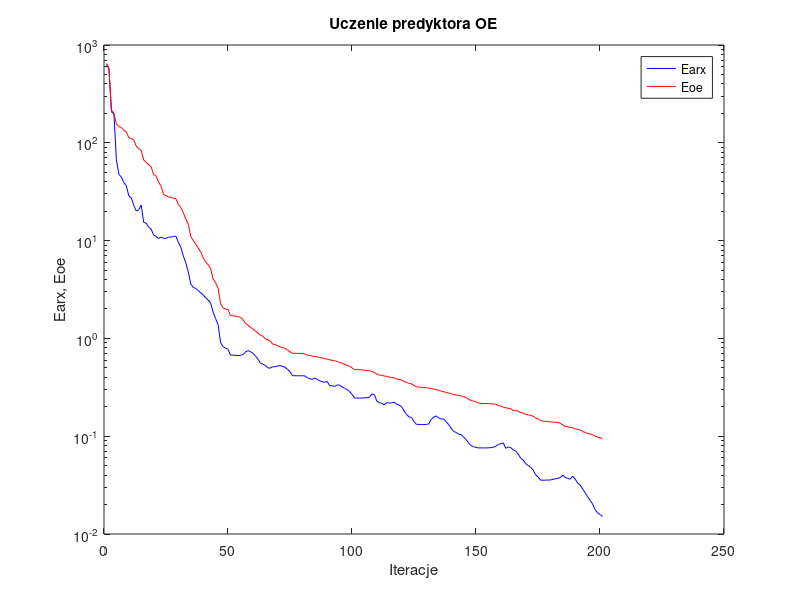
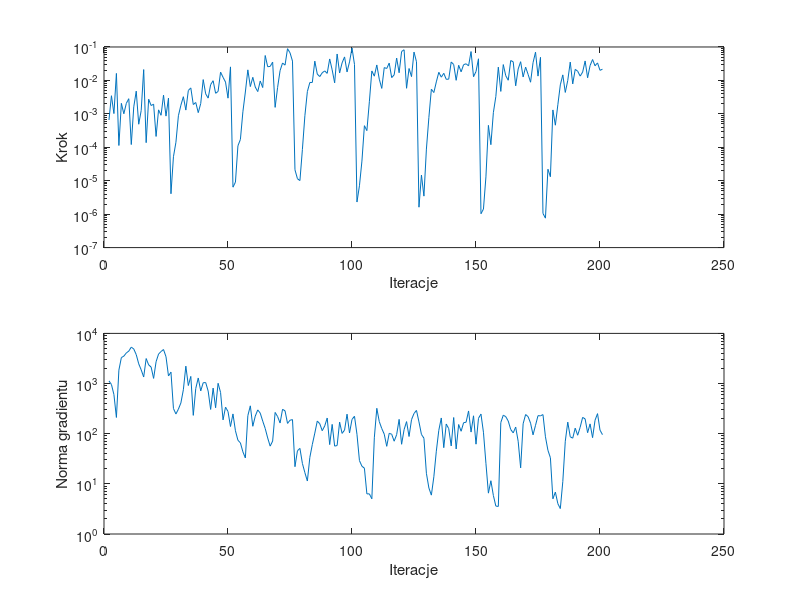

Recreate these plots in MATLAB, in order.
%uczenie predyktora oe
clear all;
n=0; farx(n+1)=6.355388e+002; foe(n+1)=6.479775e+002; wspucz(n+1)=0.000000e+000; ng(n+1)=0.000000e+000;
%odnowa zmiennej metryki
n=1; farx(n+1)=5.669313e+002; foe(n+1)=5.762958e+002; krok(n+1)=6.552053e-004; ng(n+1)=1.129729e+003;
n=2; farx(n+1)=2.080493e+002; foe(n+1)=2.158502e+002; krok(n+1)=3.485331e-003; ng(n+1)=9.574235e+002;
n=3; farx(n+1)=1.969117e+002; foe(n+1)=2.003413e+002; krok(n+1)=1.019412e-003; ng(n+1)=6.025326e+002;
n=4; farx(n+1)=6.707514e+001; foe(n+1)=1.549727e+002; krok(n+1)=1.618332e-002; ng(n+1)=2.107674e+002;
n=5; farx(n+1)=4.745046e+001; foe(n+1)=1.468165e+002; krok(n+1)=1.131625e-004; ng(n+1)=1.851606e+003;
n=6; farx(n+1)=4.466724e+001; foe(n+1)=1.430960e+002; krok(n+1)=2.063028e-003; ng(n+1)=3.293783e+003;
n=7; farx(n+1)=3.913655e+001; foe(n+1)=1.348877e+002; krok(n+1)=1.006070e-003; ng(n+1)=3.521442e+003;
n=8; farx(n+1)=3.638525e+001; foe(n+1)=1.290154e+002; krok(n+1)=2.063028e-003; ng(n+1)=4.075013e+003;
n=9; farx(n+1)=2.867209e+001; foe(n+1)=1.126454e+002; krok(n+1)=2.840497e-003; ng(n+1)=4.438922e+003;
n=10; farx(n+1)=2.729208e+001; foe(n+1)=1.109995e+002; krok(n+1)=1.208931e-004; ng(n+1)=5.321612e+003;
n=11; farx(n+1)=2.292629e+001; foe(n+1)=1.066017e+002; krok(n+1)=1.620122e-003; ng(n+1)=4.886106e+003;
n=12; farx(n+1)=2.008755e+001; foe(n+1)=9.249746e+001; krok(n+1)=4.777659e-003; ng(n+1)=3.772960e+003;
n=13; farx(n+1)=2.062017e+001; foe(n+1)=8.720750e+001; krok(n+1)=4.893823e-004; ng(n+1)=2.470294e+003;
n=14; farx(n+1)=2.310442e+001; foe(n+1)=8.337330e+001; krok(n+1)=1.265711e-003; ng(n+1)=1.873817e+003;
n=15; farx(n+1)=1.536576e+001; foe(n+1)=6.679458e+001; krok(n+1)=2.109740e-002; ng(n+1)=1.350875e+003;
n=16; farx(n+1)=1.511690e+001; foe(n+1)=6.312980e+001; krok(n+1)=1.376014e-004; ng(n+1)=3.152187e+003;
n=17; farx(n+1)=1.369998e+001; foe(n+1)=5.962085e+001; krok(n+1)=2.742688e-003; ng(n+1)=2.359272e+003;
n=18; farx(n+1)=1.312331e+001; foe(n+1)=5.706144e+001; krok(n+1)=1.772228e-003; ng(n+1)=2.131862e+003;
n=19; farx(n+1)=1.138784e+001; foe(n+1)=4.738029e+001; krok(n+1)=1.949092e-003; ng(n+1)=1.266529e+003;
n=20; farx(n+1)=1.107097e+001; foe(n+1)=4.566584e+001; krok(n+1)=2.111695e-004; ng(n+1)=2.724007e+003;
n=21; farx(n+1)=1.052001e+001; foe(n+1)=3.971334e+001; krok(n+1)=1.317301e-003; ng(n+1)=3.872136e+003;
n=22; farx(n+1)=1.086835e+001; foe(n+1)=3.612731e+001; krok(n+1)=9.064776e-004; ng(n+1)=4.348978e+003;
n=23; farx(n+1)=1.052997e+001; foe(n+1)=2.974000e+001; krok(n+1)=3.621201e-003; ng(n+1)=4.767163e+003;
n=24; farx(n+1)=1.054321e+001; foe(n+1)=2.874525e+001; krok(n+1)=8.567570e-004; ng(n+1)=3.425132e+003;
n=25; farx(n+1)=1.087113e+001; foe(n+1)=2.801214e+001; krok(n+1)=2.972972e-003; ng(n+1)=1.416303e+003;
%odnowa zmiennej metryki
n=26; farx(n+1)=1.085490e+001; foe(n+1)=2.754976e+001; krok(n+1)=4.076798e-006; ng(n+1)=1.689899e+003;
n=27; farx(n+1)=1.101919e+001; foe(n+1)=2.718597e+001; krok(n+1)=5.219632e-005; ng(n+1)=3.181455e+002;
n=28; farx(n+1)=1.110225e+001; foe(n+1)=2.680239e+001; krok(n+1)=1.412779e-004; ng(n+1)=2.472818e+002;
n=29; farx(n+1)=9.595159e+000; foe(n+1)=2.335848e+001; krok(n+1)=8.790130e-004; ng(n+1)=3.089746e+002;
n=30; farx(n+1)=8.523510e+000; foe(n+1)=2.169569e+001; krok(n+1)=1.812955e-003; ng(n+1)=4.105629e+002;
n=31; farx(n+1)=6.933145e+000; foe(n+1)=1.917557e+001; krok(n+1)=3.258189e-003; ng(n+1)=7.525330e+002;
n=32; farx(n+1)=5.922667e+000; foe(n+1)=1.661157e+001; krok(n+1)=1.296700e-003; ng(n+1)=2.222951e+003;
n=33; farx(n+1)=4.783048e+000; foe(n+1)=1.462760e+001; krok(n+1)=5.000456e-003; ng(n+1)=9.124270e+002;
n=34; farx(n+1)=3.600752e+000; foe(n+1)=1.103648e+001; krok(n+1)=5.967857e-003; ng(n+1)=1.387321e+003;
n=35; farx(n+1)=3.319507e+000; foe(n+1)=1.000992e+001; krok(n+1)=1.899828e-003; ng(n+1)=2.320609e+002;
n=36; farx(n+1)=3.242282e+000; foe(n+1)=9.191097e+000; krok(n+1)=2.187783e-003; ng(n+1)=7.977082e+002;
n=37; farx(n+1)=3.085651e+000; foe(n+1)=8.383411e+000; krok(n+1)=1.088038e-003; ng(n+1)=1.292013e+003;
n=38; farx(n+1)=2.930004e+000; foe(n+1)=7.638474e+000; krok(n+1)=2.032662e-003; ng(n+1)=7.135222e+002;
n=39; farx(n+1)=2.783261e+000; foe(n+1)=6.678258e+000; krok(n+1)=1.059021e-002; ng(n+1)=1.038444e+003;
n=40; farx(n+1)=2.595504e+000; foe(n+1)=6.045633e+000; krok(n+1)=3.966104e-003; ng(n+1)=1.046788e+003;
n=41; farx(n+1)=2.472957e+000; foe(n+1)=5.650179e+000; krok(n+1)=2.953444e-003; ng(n+1)=7.079027e+002;
n=42; farx(n+1)=2.300482e+000; foe(n+1)=5.168345e+000; krok(n+1)=7.503001e-003; ng(n+1)=3.045811e+002;
n=43; farx(n+1)=1.859699e+000; foe(n+1)=4.059068e+000; krok(n+1)=9.793864e-003; ng(n+1)=8.116878e+002;
n=44; farx(n+1)=1.594240e+000; foe(n+1)=3.701871e+000; krok(n+1)=4.126056e-003; ng(n+1)=3.292892e+002;
n=45; farx(n+1)=1.376948e+000; foe(n+1)=3.278274e+000; krok(n+1)=4.672280e-003; ng(n+1)=1.011897e+003;
n=46; farx(n+1)=9.058959e-001; foe(n+1)=2.258686e+000; krok(n+1)=1.771116e-002; ng(n+1)=6.641783e+002;
n=47; farx(n+1)=8.230802e-001; foe(n+1)=2.052759e+000; krok(n+1)=1.238474e-002; ng(n+1)=1.885583e+002;
n=48; farx(n+1)=7.950395e-001; foe(n+1)=1.999515e+000; krok(n+1)=8.928204e-003; ng(n+1)=3.384040e+002;
n=49; farx(n+1)=7.756274e-001; foe(n+1)=1.975160e+000; krok(n+1)=2.947309e-003; ng(n+1)=2.769272e+002;
n=50; farx(n+1)=6.743007e-001; foe(n+1)=1.719115e+000; krok(n+1)=2.539936e-002; ng(n+1)=1.390116e+002;
%odnowa zmiennej metryki
n=51; farx(n+1)=6.736835e-001; foe(n+1)=1.696679e+000; krok(n+1)=6.412137e-006; ng(n+1)=2.479031e+002;
n=52; farx(n+1)=6.720745e-001; foe(n+1)=1.691333e+000; krok(n+1)=9.081828e-006; ng(n+1)=1.142502e+002;
n=53; farx(n+1)=6.673219e-001; foe(n+1)=1.670145e+000; krok(n+1)=1.110172e-004; ng(n+1)=7.412783e+001;
n=54; farx(n+1)=6.695762e-001; foe(n+1)=1.644078e+000; krok(n+1)=1.714180e-004; ng(n+1)=6.560081e+001;
n=55; farx(n+1)=6.826572e-001; foe(n+1)=1.566039e+000; krok(n+1)=1.151653e-003; ng(n+1)=4.357982e+001;
n=56; farx(n+1)=7.233399e-001; foe(n+1)=1.432580e+000; krok(n+1)=4.508154e-003; ng(n+1)=3.284855e+001;
n=57; farx(n+1)=7.491138e-001; foe(n+1)=1.369115e+000; krok(n+1)=2.069003e-002; ng(n+1)=2.288901e+002;
n=58; farx(n+1)=7.324614e-001; foe(n+1)=1.305217e+000; krok(n+1)=6.543079e-003; ng(n+1)=3.593983e+002;
n=59; farx(n+1)=7.075446e-001; foe(n+1)=1.248373e+000; krok(n+1)=1.238474e-002; ng(n+1)=1.405789e+002;
n=60; farx(n+1)=6.623975e-001; foe(n+1)=1.190695e+000; krok(n+1)=6.314847e-003; ng(n+1)=2.246276e+002;
n=61; farx(n+1)=6.209168e-001; foe(n+1)=1.142591e+000; krok(n+1)=4.633174e-003; ng(n+1)=2.982763e+002;
n=62; farx(n+1)=5.628010e-001; foe(n+1)=1.081223e+000; krok(n+1)=9.612071e-003; ng(n+1)=2.569765e+002;
n=63; farx(n+1)=5.453545e-001; foe(n+1)=1.056758e+000; krok(n+1)=6.118798e-003; ng(n+1)=1.782904e+002;
n=64; farx(n+1)=5.295311e-001; foe(n+1)=9.878988e-001; krok(n+1)=5.560984e-002; ng(n+1)=1.272458e+002;
n=65; farx(n+1)=5.008503e-001; foe(n+1)=9.646337e-001; krok(n+1)=2.570124e-002; ng(n+1)=8.223857e+001;
n=66; farx(n+1)=4.960239e-001; foe(n+1)=9.424881e-001; krok(n+1)=2.622287e-002; ng(n+1)=5.652758e+001;
n=67; farx(n+1)=5.117517e-001; foe(n+1)=8.746657e-001; krok(n+1)=3.522595e-002; ng(n+1)=7.125734e+001;
n=68; farx(n+1)=5.147888e-001; foe(n+1)=8.655986e-001; krok(n+1)=1.563831e-003; ng(n+1)=2.653370e+002;
n=69; farx(n+1)=5.227543e-001; foe(n+1)=8.437558e-001; krok(n+1)=6.193383e-003; ng(n+1)=2.194408e+002;
n=70; farx(n+1)=5.279258e-001; foe(n+1)=8.187539e-001; krok(n+1)=1.966568e-002; ng(n+1)=1.634148e+002;
n=71; farx(n+1)=5.162785e-001; foe(n+1)=8.041150e-001; krok(n+1)=3.320390e-002; ng(n+1)=3.070812e+002;
n=72; farx(n+1)=5.081452e-001; foe(n+1)=7.920678e-001; krok(n+1)=2.865057e-002; ng(n+1)=2.852351e+002;
n=73; farx(n+1)=4.818904e-001; foe(n+1)=7.589467e-001; krok(n+1)=8.892157e-002; ng(n+1)=1.604718e+002;
n=74; farx(n+1)=4.547203e-001; foe(n+1)=7.281440e-001; krok(n+1)=6.722782e-002; ng(n+1)=1.854338e+002;
n=75; farx(n+1)=4.155172e-001; foe(n+1)=7.043191e-001; krok(n+1)=3.786424e-002; ng(n+1)=1.911943e+002;
%odnowa zmiennej metryki
n=76; farx(n+1)=4.154065e-001; foe(n+1)=7.039797e-001; krok(n+1)=2.122479e-005; ng(n+1)=2.198549e+001;
n=77; farx(n+1)=4.151423e-001; foe(n+1)=7.031619e-001; krok(n+1)=1.149974e-005; ng(n+1)=4.572116e+001;
n=78; farx(n+1)=4.146636e-001; foe(n+1)=7.022295e-001; krok(n+1)=1.010485e-005; ng(n+1)=5.096487e+001;
n=79; farx(n+1)=4.151049e-001; foe(n+1)=7.004794e-001; krok(n+1)=8.669030e-005; ng(n+1)=2.552483e+001;
n=80; farx(n+1)=4.136870e-001; foe(n+1)=6.926752e-001; krok(n+1)=8.790130e-004; ng(n+1)=1.671279e+001;
n=81; farx(n+1)=3.950493e-001; foe(n+1)=6.746332e-001; krok(n+1)=4.640059e-003; ng(n+1)=1.138358e+001;
n=82; farx(n+1)=3.874063e-001; foe(n+1)=6.670760e-001; krok(n+1)=8.674162e-003; ng(n+1)=3.370666e+001;
n=83; farx(n+1)=3.809666e-001; foe(n+1)=6.610615e-001; krok(n+1)=8.692572e-003; ng(n+1)=6.090472e+001;
n=84; farx(n+1)=3.944778e-001; foe(n+1)=6.528772e-001; krok(n+1)=3.771383e-002; ng(n+1)=1.027167e+002;
n=85; farx(n+1)=3.812953e-001; foe(n+1)=6.470768e-001; krok(n+1)=1.547432e-002; ng(n+1)=1.787347e+002;
n=86; farx(n+1)=3.676204e-001; foe(n+1)=6.394082e-001; krok(n+1)=1.302239e-002; ng(n+1)=1.581637e+002;
n=87; farx(n+1)=3.602507e-001; foe(n+1)=6.315936e-001; krok(n+1)=1.694661e-002; ng(n+1)=1.146505e+002;
n=88; farx(n+1)=3.561264e-001; foe(n+1)=6.204953e-001; krok(n+1)=1.925105e-002; ng(n+1)=1.430723e+002;
n=89; farx(n+1)=3.630504e-001; foe(n+1)=6.142250e-001; krok(n+1)=1.625772e-002; ng(n+1)=2.055249e+002;
n=90; farx(n+1)=3.276595e-001; foe(n+1)=6.038787e-001; krok(n+1)=4.388300e-002; ng(n+1)=6.066108e+001;
n=91; farx(n+1)=3.278212e-001; foe(n+1)=5.962781e-001; krok(n+1)=2.069473e-002; ng(n+1)=1.533804e+002;
n=92; farx(n+1)=3.222913e-001; foe(n+1)=5.903193e-001; krok(n+1)=8.471180e-003; ng(n+1)=5.656830e+001;
n=93; farx(n+1)=3.338918e-001; foe(n+1)=5.799316e-001; krok(n+1)=6.170195e-002; ng(n+1)=5.809043e+001;
n=94; farx(n+1)=3.331622e-001; foe(n+1)=5.687980e-001; krok(n+1)=1.664870e-002; ng(n+1)=1.702327e+002;
n=95; farx(n+1)=3.192629e-001; foe(n+1)=5.568628e-001; krok(n+1)=3.351559e-002; ng(n+1)=1.013762e+002;
n=96; farx(n+1)=3.087253e-001; foe(n+1)=5.449731e-001; krok(n+1)=5.042484e-002; ng(n+1)=1.182226e+002;
n=97; farx(n+1)=3.009482e-001; foe(n+1)=5.281657e-001; krok(n+1)=1.793370e-002; ng(n+1)=2.451156e+002;
n=98; farx(n+1)=2.863561e-001; foe(n+1)=5.181337e-001; krok(n+1)=3.579522e-002; ng(n+1)=1.032616e+002;
n=99; farx(n+1)=2.680349e-001; foe(n+1)=5.002659e-001; krok(n+1)=9.326940e-002; ng(n+1)=1.925895e+002;
n=100; farx(n+1)=2.455233e-001; foe(n+1)=4.789090e-001; krok(n+1)=3.012318e-002; ng(n+1)=2.226990e+002;
%odnowa zmiennej metryki
n=101; farx(n+1)=2.454928e-001; foe(n+1)=4.782039e-001; krok(n+1)=2.304492e-006; ng(n+1)=9.750005e+001;
n=102; farx(n+1)=2.455157e-001; foe(n+1)=4.780131e-001; krok(n+1)=7.066537e-006; ng(n+1)=2.910303e+001;
n=103; farx(n+1)=2.452279e-001; foe(n+1)=4.772987e-001; krok(n+1)=3.867010e-005; ng(n+1)=2.245865e+001;
n=104; farx(n+1)=2.470940e-001; foe(n+1)=4.717877e-001; krok(n+1)=4.430569e-004; ng(n+1)=2.056100e+001;
n=105; farx(n+1)=2.473755e-001; foe(n+1)=4.713977e-001; krok(n+1)=3.149159e-004; ng(n+1)=6.309113e+000;
n=106; farx(n+1)=2.499352e-001; foe(n+1)=4.679746e-001; krok(n+1)=2.305594e-003; ng(n+1)=6.314060e+000;
n=107; farx(n+1)=2.699557e-001; foe(n+1)=4.598061e-001; krok(n+1)=1.923658e-002; ng(n+1)=5.035651e+000;
n=108; farx(n+1)=2.673588e-001; foe(n+1)=4.478893e-001; krok(n+1)=1.340015e-002; ng(n+1)=8.287507e+001;
n=109; farx(n+1)=2.284354e-001; foe(n+1)=4.312834e-001; krok(n+1)=2.900728e-002; ng(n+1)=3.210650e+002;
n=110; farx(n+1)=2.204595e-001; foe(n+1)=4.216606e-001; krok(n+1)=1.089156e-002; ng(n+1)=1.740797e+002;
n=111; farx(n+1)=2.172267e-001; foe(n+1)=4.197382e-001; krok(n+1)=5.770731e-003; ng(n+1)=1.267871e+002;
n=112; farx(n+1)=2.089588e-001; foe(n+1)=4.126282e-001; krok(n+1)=2.421456e-002; ng(n+1)=9.795522e+001;
n=113; farx(n+1)=2.202951e-001; foe(n+1)=4.084791e-001; krok(n+1)=2.272397e-002; ng(n+1)=5.603277e+001;
n=114; farx(n+1)=2.177852e-001; foe(n+1)=4.021048e-001; krok(n+1)=3.300845e-002; ng(n+1)=1.017519e+002;
n=115; farx(n+1)=2.199487e-001; foe(n+1)=3.986423e-001; krok(n+1)=1.214548e-002; ng(n+1)=9.754430e+001;
n=116; farx(n+1)=2.228290e-001; foe(n+1)=3.952991e-001; krok(n+1)=1.462925e-002; ng(n+1)=7.081940e+001;
n=117; farx(n+1)=2.119101e-001; foe(n+1)=3.845974e-001; krok(n+1)=4.663645e-002; ng(n+1)=9.558760e+001;
n=118; farx(n+1)=2.083655e-001; foe(n+1)=3.806027e-001; krok(n+1)=1.694661e-002; ng(n+1)=1.930997e+002;
n=119; farx(n+1)=2.001137e-001; foe(n+1)=3.743156e-001; krok(n+1)=7.322178e-002; ng(n+1)=6.155600e+001;
n=120; farx(n+1)=1.809722e-001; foe(n+1)=3.637634e-001; krok(n+1)=8.268560e-002; ng(n+1)=1.205029e+002;
n=121; farx(n+1)=1.668023e-001; foe(n+1)=3.551455e-001; krok(n+1)=5.819038e-003; ng(n+1)=1.742794e+002;
n=122; farx(n+1)=1.575985e-001; foe(n+1)=3.471377e-001; krok(n+1)=2.272397e-002; ng(n+1)=8.794821e+001;
n=123; farx(n+1)=1.553371e-001; foe(n+1)=3.437099e-001; krok(n+1)=1.301252e-002; ng(n+1)=1.906300e+002;
n=124; farx(n+1)=1.409639e-001; foe(n+1)=3.290000e-001; krok(n+1)=7.045190e-002; ng(n+1)=2.531688e+002;
n=125; farx(n+1)=1.320744e-001; foe(n+1)=3.199751e-001; krok(n+1)=3.620221e-002; ng(n+1)=2.911823e+002;
%odnowa zmiennej metryki
n=126; farx(n+1)=1.320899e-001; foe(n+1)=3.182252e-001; krok(n+1)=1.616080e-006; ng(n+1)=1.721264e+002;
n=127; farx(n+1)=1.316454e-001; foe(n+1)=3.144202e-001; krok(n+1)=1.481538e-005; ng(n+1)=9.666314e+001;
n=128; farx(n+1)=1.315130e-001; foe(n+1)=3.138011e-001; krok(n+1)=3.462539e-006; ng(n+1)=8.135515e+001;
n=129; farx(n+1)=1.318781e-001; foe(n+1)=3.128025e-001; krok(n+1)=8.836179e-005; ng(n+1)=1.623251e+001;
n=130; farx(n+1)=1.339586e-001; foe(n+1)=3.113483e-001; krok(n+1)=7.841746e-004; ng(n+1)=8.276518e+000;
n=131; farx(n+1)=1.495925e-001; foe(n+1)=3.063699e-001; krok(n+1)=5.457942e-003; ng(n+1)=5.958615e+000;
n=132; farx(n+1)=1.569928e-001; foe(n+1)=3.035251e-001; krok(n+1)=4.337081e-003; ng(n+1)=1.381663e+001;
n=133; farx(n+1)=1.610646e-001; foe(n+1)=2.992361e-001; krok(n+1)=9.045235e-003; ng(n+1)=4.481130e+001;
n=134; farx(n+1)=1.532247e-001; foe(n+1)=2.936098e-001; krok(n+1)=1.748904e-002; ng(n+1)=1.167420e+002;
n=135; farx(n+1)=1.498655e-001; foe(n+1)=2.888944e-001; krok(n+1)=1.251384e-002; ng(n+1)=2.060627e+002;
n=136; farx(n+1)=1.501024e-001; foe(n+1)=2.852200e-001; krok(n+1)=1.633292e-002; ng(n+1)=5.265270e+001;
n=137; farx(n+1)=1.401881e-001; foe(n+1)=2.799129e-001; krok(n+1)=1.078065e-002; ng(n+1)=1.559002e+002;
n=138; farx(n+1)=1.310987e-001; foe(n+1)=2.763929e-001; krok(n+1)=1.091588e-002; ng(n+1)=1.262148e+002;
n=139; farx(n+1)=1.206011e-001; foe(n+1)=2.712343e-001; krok(n+1)=3.557944e-002; ng(n+1)=5.699356e+001;
n=140; farx(n+1)=1.116608e-001; foe(n+1)=2.674668e-001; krok(n+1)=2.991958e-002; ng(n+1)=2.101620e+002;
n=141; farx(n+1)=1.093397e-001; foe(n+1)=2.633970e-001; krok(n+1)=1.007731e-002; ng(n+1)=4.958077e+001;
n=142; farx(n+1)=1.049658e-001; foe(n+1)=2.605455e-001; krok(n+1)=2.835564e-002; ng(n+1)=1.524869e+002;
n=143; farx(n+1)=1.035126e-001; foe(n+1)=2.582277e-001; krok(n+1)=1.810110e-002; ng(n+1)=1.119173e+002;
n=144; farx(n+1)=9.814760e-002; foe(n+1)=2.538541e-001; krok(n+1)=2.954351e-002; ng(n+1)=1.657414e+002;
n=145; farx(n+1)=9.239018e-002; foe(n+1)=2.478289e-001; krok(n+1)=3.144172e-002; ng(n+1)=1.692029e+002;
n=146; farx(n+1)=8.494903e-002; foe(n+1)=2.382883e-001; krok(n+1)=2.720095e-002; ng(n+1)=2.840602e+002;
n=147; farx(n+1)=8.049106e-002; foe(n+1)=2.324485e-001; krok(n+1)=7.302728e-002; ng(n+1)=1.076955e+002;
n=148; farx(n+1)=7.800710e-002; foe(n+1)=2.277410e-001; krok(n+1)=1.290032e-002; ng(n+1)=2.274413e+002;
n=149; farx(n+1)=7.688586e-002; foe(n+1)=2.242594e-001; krok(n+1)=1.844475e-002; ng(n+1)=6.181856e+001;
n=150; farx(n+1)=7.587427e-002; foe(n+1)=2.183937e-001; krok(n+1)=4.438543e-002; ng(n+1)=2.027747e+002;
%odnowa zmiennej metryki
n=151; farx(n+1)=7.591104e-002; foe(n+1)=2.164194e-001; krok(n+1)=1.030627e-006; ng(n+1)=2.463195e+002;
n=152; farx(n+1)=7.592539e-002; foe(n+1)=2.160058e-001; krok(n+1)=1.418917e-006; ng(n+1)=1.069937e+002;
n=153; farx(n+1)=7.584628e-002; foe(n+1)=2.157720e-001; krok(n+1)=1.302585e-005; ng(n+1)=2.569445e+001;
n=154; farx(n+1)=7.608113e-002; foe(n+1)=2.151981e-001; krok(n+1)=4.526501e-004; ng(n+1)=6.528672e+000;
n=155; farx(n+1)=7.646333e-002; foe(n+1)=2.145985e-001; krok(n+1)=1.197023e-004; ng(n+1)=1.154382e+001;
n=156; farx(n+1)=7.718922e-002; foe(n+1)=2.134044e-001; krok(n+1)=1.088038e-003; ng(n+1)=5.863519e+000;
n=157; farx(n+1)=7.930548e-002; foe(n+1)=2.121463e-001; krok(n+1)=3.303309e-003; ng(n+1)=3.603374e+000;
n=158; farx(n+1)=8.203004e-002; foe(n+1)=2.048515e-001; krok(n+1)=2.497713e-002; ng(n+1)=3.546557e+000;
n=159; farx(n+1)=8.406474e-002; foe(n+1)=2.034597e-001; krok(n+1)=4.692985e-003; ng(n+1)=1.669179e+002;
n=160; farx(n+1)=8.535307e-002; foe(n+1)=1.980768e-001; krok(n+1)=2.977118e-002; ng(n+1)=2.339301e+002;
n=161; farx(n+1)=7.529329e-002; foe(n+1)=1.949036e-001; krok(n+1)=1.378623e-002; ng(n+1)=2.187371e+002;
n=162; farx(n+1)=7.762486e-002; foe(n+1)=1.931110e-001; krok(n+1)=1.012568e-002; ng(n+1)=1.786729e+002;
n=163; farx(n+1)=7.654361e-002; foe(n+1)=1.910059e-001; krok(n+1)=3.931721e-002; ng(n+1)=1.212577e+002;
n=164; farx(n+1)=7.229183e-002; foe(n+1)=1.833786e-001; krok(n+1)=3.606523e-002; ng(n+1)=1.038569e+002;
n=165; farx(n+1)=7.038966e-002; foe(n+1)=1.821594e-001; krok(n+1)=6.893113e-003; ng(n+1)=1.355627e+002;
n=166; farx(n+1)=6.574581e-002; foe(n+1)=1.807631e-001; krok(n+1)=2.194150e-002; ng(n+1)=7.070007e+001;
n=167; farx(n+1)=5.966299e-002; foe(n+1)=1.745374e-001; krok(n+1)=3.631321e-002; ng(n+1)=2.082952e+001;
n=168; farx(n+1)=5.719007e-002; foe(n+1)=1.723347e-001; krok(n+1)=1.269968e-002; ng(n+1)=1.577760e+002;
n=169; farx(n+1)=5.252723e-002; foe(n+1)=1.676972e-001; krok(n+1)=2.501951e-002; ng(n+1)=2.408477e+002;
n=170; farx(n+1)=5.023967e-002; foe(n+1)=1.651098e-001; krok(n+1)=1.519863e-002; ng(n+1)=2.190688e+002;
n=171; farx(n+1)=4.830335e-002; foe(n+1)=1.635650e-001; krok(n+1)=8.839546e-003; ng(n+1)=1.621773e+002;
n=172; farx(n+1)=4.523434e-002; foe(n+1)=1.602012e-001; krok(n+1)=3.394563e-002; ng(n+1)=9.485364e+001;
n=173; farx(n+1)=4.039008e-002; foe(n+1)=1.535734e-001; krok(n+1)=7.000904e-002; ng(n+1)=1.469882e+002;
n=174; farx(n+1)=3.836381e-002; foe(n+1)=1.502509e-001; krok(n+1)=1.345640e-002; ng(n+1)=2.289180e+002;
n=175; farx(n+1)=3.550253e-002; foe(n+1)=1.442015e-001; krok(n+1)=4.904612e-002; ng(n+1)=2.268339e+002;
%odnowa zmiennej metryki
n=176; farx(n+1)=3.551058e-002; foe(n+1)=1.425495e-001; krok(n+1)=1.052955e-006; ng(n+1)=2.405686e+002;
n=177; farx(n+1)=3.552795e-002; foe(n+1)=1.422381e-001; krok(n+1)=7.602531e-007; ng(n+1)=8.673388e+001;
n=178; farx(n+1)=3.564795e-002; foe(n+1)=1.407904e-001; krok(n+1)=2.206044e-005; ng(n+1)=4.674085e+001;
n=179; farx(n+1)=3.562597e-002; foe(n+1)=1.404044e-001; krok(n+1)=1.317649e-005; ng(n+1)=3.312661e+001;
n=180; farx(n+1)=3.623189e-002; foe(n+1)=1.394312e-001; krok(n+1)=1.310411e-003; ng(n+1)=5.033453e+000;
n=181; farx(n+1)=3.663845e-002; foe(n+1)=1.388098e-001; krok(n+1)=4.576195e-004; ng(n+1)=6.848597e+000;
n=182; farx(n+1)=3.706261e-002; foe(n+1)=1.380371e-001; krok(n+1)=1.870456e-003; ng(n+1)=4.028318e+000;
n=183; farx(n+1)=3.779562e-002; foe(n+1)=1.360020e-001; krok(n+1)=7.366454e-003; ng(n+1)=3.214731e+000;
n=184; farx(n+1)=3.994874e-002; foe(n+1)=1.302573e-001; krok(n+1)=1.464382e-002; ng(n+1)=1.109890e+001;
n=185; farx(n+1)=3.793596e-002; foe(n+1)=1.260397e-001; krok(n+1)=4.375565e-003; ng(n+1)=7.079286e+001;
n=186; farx(n+1)=3.702787e-002; foe(n+1)=1.246891e-001; krok(n+1)=1.000091e-002; ng(n+1)=1.700778e+002;
n=187; farx(n+1)=3.630949e-002; foe(n+1)=1.227858e-001; krok(n+1)=3.535818e-002; ng(n+1)=8.682380e+001;
n=188; farx(n+1)=3.895962e-002; foe(n+1)=1.218239e-001; krok(n+1)=7.859971e-003; ng(n+1)=8.139071e+001;
n=189; farx(n+1)=3.642681e-002; foe(n+1)=1.188519e-001; krok(n+1)=2.142359e-002; ng(n+1)=1.288924e+002;
n=190; farx(n+1)=3.320066e-002; foe(n+1)=1.173538e-001; krok(n+1)=1.883428e-002; ng(n+1)=9.315855e+001;
n=191; farx(n+1)=3.165447e-002; foe(n+1)=1.153723e-001; krok(n+1)=1.345452e-002; ng(n+1)=1.345281e+002;
n=192; farx(n+1)=2.894121e-002; foe(n+1)=1.122512e-001; krok(n+1)=1.773103e-002; ng(n+1)=2.116574e+002;
n=193; farx(n+1)=2.647028e-002; foe(n+1)=1.090662e-001; krok(n+1)=3.825942e-002; ng(n+1)=1.971851e+002;
n=194; farx(n+1)=2.403399e-002; foe(n+1)=1.069788e-001; krok(n+1)=1.199493e-002; ng(n+1)=1.047168e+002;
n=195; farx(n+1)=2.208141e-002; foe(n+1)=1.053920e-001; krok(n+1)=2.779047e-002; ng(n+1)=1.569460e+002;
n=196; farx(n+1)=2.033239e-002; foe(n+1)=1.038276e-001; krok(n+1)=4.215364e-002; ng(n+1)=8.338430e+001;
n=197; farx(n+1)=1.777144e-002; foe(n+1)=1.003900e-001; krok(n+1)=2.741623e-002; ng(n+1)=1.854328e+002;
n=198; farx(n+1)=1.650227e-002; foe(n+1)=9.794677e-002; krok(n+1)=3.338729e-002; ng(n+1)=2.512516e+002;
n=199; farx(n+1)=1.579800e-002; foe(n+1)=9.678258e-002; krok(n+1)=2.000182e-002; ng(n+1)=1.177881e+002;
n=200; farx(n+1)=1.515836e-002; foe(n+1)=9.455547e-002; krok(n+1)=2.173419e-002; ng(n+1)=9.581047e+001;

figure; semilogy(farx,'b'); hold on; semilogy(foe,'r'); xlabel('Iteracje'); ylabel('Earx, Eoe'); legend('Earx','Eoe'); title('Uczenie predyktora OE');
figure; subplot(2,1,1); semilogy(krok); xlabel('Iteracje'); ylabel('Krok');
subplot(2,1,2); semilogy(ng); xlabel('Iteracje'); ylabel('Norma gradientu');
Earx=farx(n+1)
Eoe=foe(n+1)
